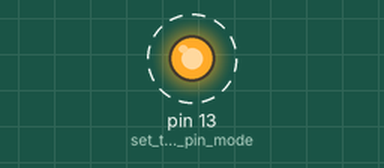
A sketch run on a simulated Arduino Uno, built with avr-gcc and run on an emulated ATmega328P. On the bench: output pins drawn as LEDs (lit = HIGH). Dashed ring = blinking.

Above: at 0.6 s.
Timing chart, 0 to 3.0 s (numbered marks = the images above):
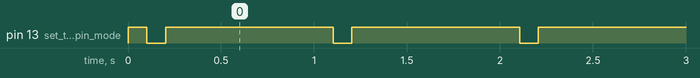

The sketch:

WinkNoBlock.ino
```cpp
/**
   File: WinkNoBlock
   Modified by: Forrest Lee Erickson
   Date: 20210217 Initial release.
   Date: 20210222 Modifed for long type to hold millis() results and check for millis wrap around.
   Date: 20210304 Make constants all upper case.
   Date: 20210505 Change LED name to match the Arduino default for builtin.
   Date: 20220405 Change for unsigned long for time variables. Thanks to Peter Howells
   on Facebook  ESP8266, ESP32 & Microcontrollers group.
*/

//Set LED for Uno or ESP32 Dev Kit on board blue LED.
//const int LED_BUILTIN = 2;    // ESP32 Kit
//const int LED_BUILTIN = 13;    //Not really needed for Arduino UNO it is defined in library
const int HIGH_TIME_LED = 900;
const int LOW_TIME_LED = 100;
unsigned long lastLEDtime = 0;
unsigned long nextLEDchange = 100; //time in ms.

void setup() {
  // put your setup code here, to run once:

  pinMode(LED_BUILTIN, OUTPUT);      // set the LED pin mode
  digitalWrite(LED_BUILTIN, HIGH);   // turn the LED on (HIGH is the voltage level)
}//end setup

void loop() {
  // put your main code here, to run repeatedly:

  //Wink the LED
  if (((millis() - lastLEDtime) > nextLEDchange)||(millis()< lastLEDtime)) {
    if (digitalRead(LED_BUILTIN) == LOW) {
      digitalWrite(LED_BUILTIN, HIGH);   // turn the LED on (HIGH is the voltage level)
      nextLEDchange = HIGH_TIME_LED;
    } else {
      digitalWrite(LED_BUILTIN, LOW);   // turn the LED on (HIGH is the voltage level)
      nextLEDchange = LOW_TIME_LED;
    }
    lastLEDtime = millis();
  }//end LED wink

}//End loop
```

Measured:
- by itself, pin 13 (set_the_LED_pin_mode): alternates HIGH for 0.90 s and LOW for 0.10 s
